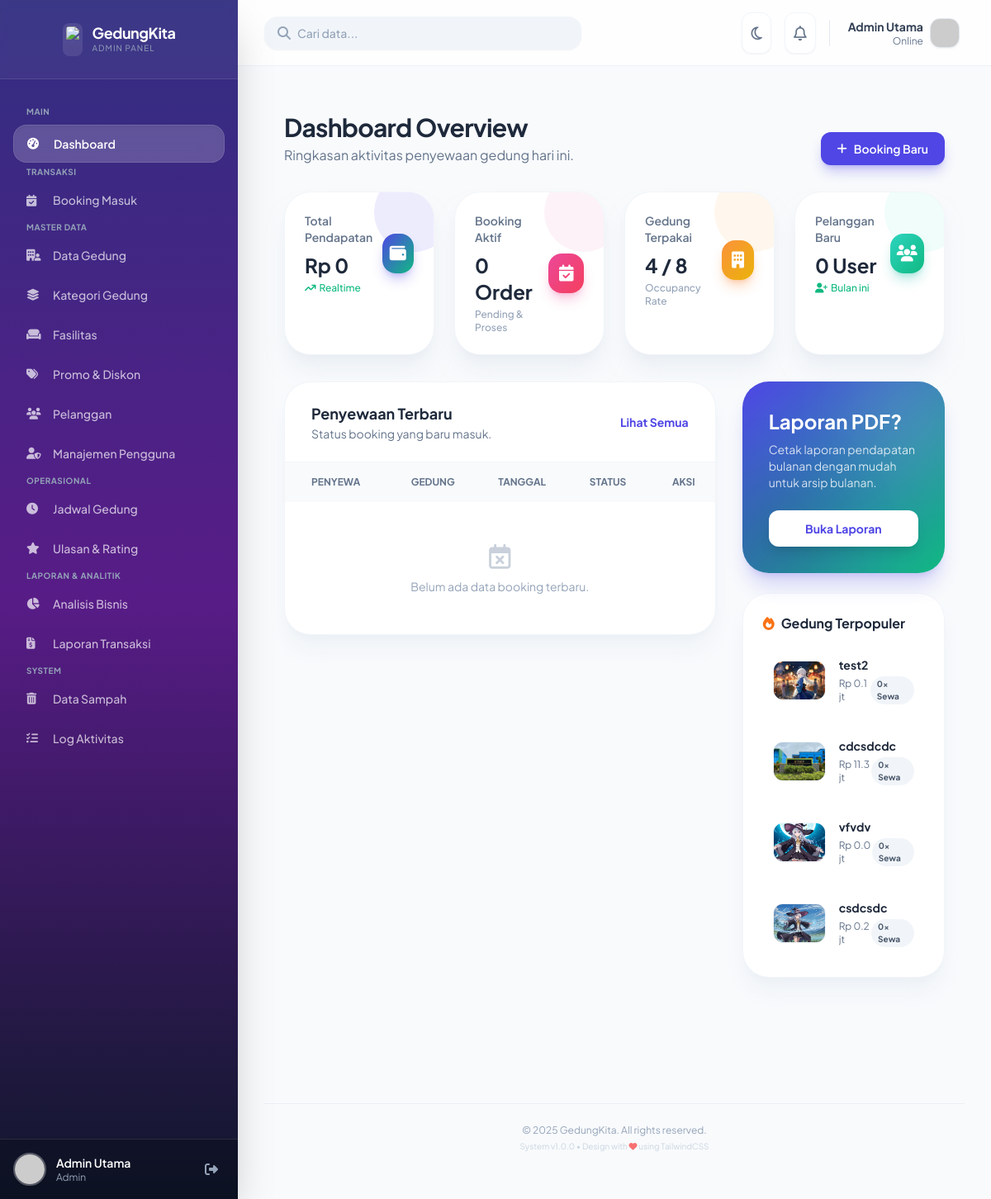
Screenshot of /admin/data/dashboard/ (signed in) with the database file from the repository.
### tables this page shows
CREATE TABLE `gedung` (
  `id` int(11) NOT NULL,
  `nama` varchar(150) NOT NULL,
  `deskripsi` text,
  `harga_per_hari` decimal(12,2) NOT NULL,
  `luas_m2` int(11) DEFAULT NULL,
  `kapasitas_orang` int(11) DEFAULT NULL,
  `alamat_lengkap` text,
  `status` enum('tersedia','maintenance','full_booked') DEFAULT 'tersedia',
  `foto_utama` varchar(255) DEFAULT NULL,
  `created_by` int(11) DEFAULT NULL,
  `created_at` timestamp NULL DEFAULT CURRENT_TIMESTAMP,
  `deleted_at` timestamp NULL DEFAULT NULL,
  `kategori_id` int(11) DEFAULT NULL
);

### config/database.php (called while the page is built, shortened)
<?php
class AutoLogPDO extends PDO {
    #[\ReturnTypeWillChange]
    public function prepare($query, $options = []) {
        return new AutoLogStatement(parent::prepare($query, $options), $query, $this);
    }
}
class AutoLogStatement {
    private $stmt;
    private $queryString;
    public function __construct($stmt, $queryString, $pdo) {
        $this->stmt = $stmt;
        $this->queryString = $queryString;
    }
    public function __call($method, $args) {
        return call_user_func_array([$this->stmt, $method], $args);
    }
    #[\ReturnTypeWillChange]
    public function execute($params = null) {
        try {
            $result = $this->stmt->execute($params);
        } catch (Exception $e) {
            throw $e;
        }
        return $result;
    }
    private function logActivity($params) {
        $sql = trim($this->queryString);
        $parts = explode(' ', $sql);
        $firstWord = isset($parts[0]) ? strtoupper($parts[0]) : '';
        if (!in_array($firstWord, ['INSERT', 'UPDATE', 'DELETE'])) return;
    }
}
?>

### admin/data/dashboard/index.php (the view, shortened to what this page needs)
<?php
require_once __DIR__ . '/../../../config/database.php';
$conn = getDB();
$sqlPendapatan = "SELECT SUM(total_bayar) as total
                  FROM booking
                  WHERE status IN ('paid', 'selesai')
                  AND deleted_at IS NULL";
$pendapatan = $conn->query($sqlPendapatan)->fetchColumn() ?? 0;
$sqlBookingAktif = "SELECT COUNT(*) FROM booking
                    WHERE status IN ('pending', 'disetujui', 'paid')
                    AND deleted_at IS NULL";
$bookingAktif = $conn->query($sqlBookingAktif)->fetchColumn() ?? 0;
$totalGedung = $conn->query("SELECT COUNT(*) FROM gedung WHERE deleted_at IS NULL")->fetchColumn();
$gedungTerpakai = $conn->query("SELECT COUNT(*) FROM gedung WHERE status != 'tersedia' AND deleted_at IS NULL")->fetchColumn();
$sqlPelanggan = "SELECT COUNT(*) FROM users
                 WHERE role = 'penyewa'
                 AND MONTH(created_at) = MONTH(CURRENT_DATE())
                 AND YEAR(created_at) = YEAR(CURRENT_DATE())
                 AND deleted_at IS NULL";
$pelangganBaru = $conn->query($sqlPelanggan)->fetchColumn() ?? 0;
$sqlTerbaru = "SELECT b.*, u.nama_lengkap, g.nama as nama_gedung
               FROM booking b
               LEFT JOIN users u ON b.penyewa_id = u.id
               LEFT JOIN gedung g ON b.gedung_id = g.id
               WHERE b.deleted_at IS NULL
               ORDER BY b.created_at DESC LIMIT 5";
$stmtTerbaru = $conn->query($sqlTerbaru);
$bookings = $stmtTerbaru->fetchAll(PDO::FETCH_ASSOC);
$sqlPopuler = "SELECT g.*,
              (SELECT COUNT(*) FROM booking b WHERE b.gedung_id = g.id AND b.status = 'selesai') as total_sewa
              FROM gedung g
              WHERE g.deleted_at IS NULL
              ORDER BY total_sewa DESC LIMIT 4";
$stmtPopuler = $conn->query($sqlPopuler);
$gedungPopuler = $stmtPopuler->fetchAll(PDO::FETCH_ASSOC);
require_once __DIR__ . '/../../../includes/admin/header_admin.php';
?>
<div class="p-6 max-w-[1600px] mx-auto pb-24" x-data="{ loaded: false }" x-init="setTimeout(() => loaded = true, 100)">
    <div class="mb-8 flex flex-col justify-between gap-4 sm:flex-row sm:items-end transition-all duration-500"
         :class="loaded ? 'opacity-100 translate-y-0' : 'opacity-0 translate-y-4'">
        <div>
            <h2 class="text-3xl font-bold text-slate-800 dark:text-white tracking-tight">Dashboard Overview</h2>
            <p class="mt-1 text-slate-500 dark:text-slate-400">Ringkasan aktivitas penyewaan gedung hari ini.</p>
        </div>
        <div class="flex gap-2">
            <a href="/situs-rental-gedung/admin/data/booking/" class="flex items-center gap-2 rounded-xl bg-primary px-5 py-2.5 text-sm font-semibold text-white shadow-lg shadow-primary/30 hover:brightness-110 hover:translate-y-[-2px] transition-all">
                <i class="fa-solid fa-plus"></i> Booking Baru
            </a>
        </div>
    </div>
    <div class="grid grid-cols-1 gap-6 sm:grid-cols-2 lg:grid-cols-4 mb-8 transition-all duration-500 delay-100"
         :class="loaded ? 'opacity-100 translate-y-0' : 'opacity-0 translate-y-4'">
        <div class="relative overflow-hidden rounded-[2rem] bg-white dark:bg-slate-800 p-6 shadow-xl shadow-slate-200/50 dark:shadow-none border border-slate-100 dark:border-slate-700 group hover:shadow-2xl hover:shadow-primary/20 transition-all duration-300">
            <div class="absolute -right-6 -top-6 h-24 w-24 rounded-full bg-primary/10 dark:bg-primary/20 transition-all group-hover:scale-150 group-hover:bg-primary/20 dark:group-hover:bg-primary/30"></div>
            <div class="relative z-10 flex items-center justify-between">
                <div>
                    <p class="text-sm font-semibold text-slate-500 dark:text-slate-400">Total Pendapatan</p>
                    <h3 class="mt-2 text-2xl font-bold text-slate-800 dark:text-white">Rp <?= number_format($pendapatan, 0, ',', '.') ?></h3>
                    <p class="mt-1 text-xs font-medium text-emerald-500 flex items-center gap-1">
                        <i class="fa-solid fa-arrow-trend-up"></i> Realtime
                    </p>
                </div>
                <div class="flex h-12 w-12 items-center justify-center rounded-2xl bg-gradient-to-br from-primary to-secondary text-white shadow-lg shadow-primary/30">
                    <i class="fa-solid fa-wallet text-xl"></i>
                </div>
            </div>
        </div>
        <div class="relative overflow-hidden rounded-[2rem] bg-white dark:bg-slate-800 p-6 shadow-xl shadow-slate-200/50 dark:shadow-none border border-slate-100 dark:border-slate-700 group hover:shadow-2xl hover:shadow-pink-100/50 dark:hover:shadow-none transition-all duration-300">
            <div class="absolute -right-6 -top-6 h-24 w-24 rounded-full bg-pink-50 dark:bg-pink-900/20 transition-all group-hover:scale-150 group-hover:bg-pink-100 dark:group-hover:bg-pink-900/30"></div>
            <div class="relative z-10 flex items-center justify-between">
                <div>
                    <p class="text-sm font-semibold text-slate-500 dark:text-slate-400">Booking Aktif</p>
                    <h3 class="mt-2 text-2xl font-bold text-slate-800 dark:text-white"><?= $bookingAktif ?> Order</h3>
                    <p class="mt-1 text-xs font-medium text-slate-400 dark:text-slate-500 flex items-center gap-1">
                        Pending & Proses
                    </p>
                </div>
                <div class="flex h-12 w-12 items-center justify-center rounded-2xl bg-gradient-to-br from-pink-500 to-rose-500 text-white shadow-lg shadow-pink-500/30">
                    <i class="fa-solid fa-calendar-check text-xl"></i>
                </div>
            </div>
        </div>
        <div class="relative overflow-hidden rounded-[2rem] bg-white dark:bg-slate-800 p-6 shadow-xl shadow-slate-200/50 dark:shadow-none border border-slate-100 dark:border-slate-700 group hover:shadow-2xl hover:shadow-orange-100/50 dark:hover:shadow-none transition-all duration-300">
            <div class="absolute -right-6 -top-6 h-24 w-24 rounded-full bg-orange-50 dark:bg-orange-900/20 transition-all group-hover:scale-150 group-hover:bg-orange-100 dark:group-hover:bg-orange-900/30"></div>
            <div class="relative z-10 flex items-center justify-between">
                <div>
                    <p class="text-sm font-semibold text-slate-500 dark:text-slate-400">Gedung Terpakai</p>
                    <h3 class="mt-2 text-2xl font-bold text-slate-800 dark:text-white"><?= $gedungTerpakai ?> / <?= $totalGedung ?></h3>
                    <p class="mt-1 text-xs font-medium text-slate-400 dark:text-slate-500">
                        Occupancy Rate
                    </p>
                </div>
                <div class="flex h-12 w-12 items-center justify-center rounded-2xl bg-gradient-to-br from-orange-400 to-yellow-500 text-white shadow-lg shadow-orange-500/30">
                    <i class="fa-solid fa-building text-xl"></i>
                </div>
            </div>
        </div>
        <div class="relative overflow-hidden rounded-[2rem] bg-white dark:bg-slate-800 p-6 shadow-xl shadow-slate-200/50 dark:shadow-none border border-slate-100 dark:border-slate-700 group hover:shadow-2xl hover:shadow-teal-100/50 dark:hover:shadow-none transition-all duration-300">
            <div class="absolute -right-6 -top-6 h-24 w-24 rounded-full bg-teal-50 dark:bg-teal-900/20 transition-all group-hover:scale-150 group-hover:bg-teal-100 dark:group-hover:bg-teal-900/30"></div>
            <div class="relative z-10 flex items-center justify-between">
                <div>
                    <p class="text-sm font-semibold text-slate-500 dark:text-slate-400">Pelanggan Baru</p>
                    <h3 class="mt-2 text-2xl font-bold text-slate-800 dark:text-white"><?= $pelangganBaru ?> User</h3>
                    <p class="mt-1 text-xs font-medium text-emerald-500 flex items-center gap-1">
                        <i class="fa-solid fa-user-plus"></i> Bulan ini
                    </p>
                </div>
                <div class="flex h-12 w-12 items-center justify-center rounded-2xl bg-gradient-to-br from-teal-400 to-emerald-500 text-white shadow-lg shadow-teal-500/30">
                    <i class="fa-solid fa-users text-xl"></i>
                </div>
            </div>
        </div>
    </div>
    <div class="grid grid-cols-1 lg:grid-cols-3 gap-8 mb-8 transition-all duration-500 delay-200"
         :class="loaded ? 'opacity-100 translate-y-0' : 'opacity-0 translate-y-4'">
        <div class="lg:col-span-2 flex flex-col gap-6">
            <div class="rounded-[2rem] bg-white dark:bg-slate-800 shadow-xl shadow-slate-200/40 dark:shadow-none border border-slate-100 dark:border-slate-700 overflow-hidden transition-colors duration-300">
                <div class="flex items-center justify-between px-8 py-6 border-b border-slate-100 dark:border-slate-700">
                    <div>
                        <h3 class="text-lg font-bold text-slate-800 dark:text-white">Penyewaan Terbaru</h3>
                        <p class="text-sm text-slate-500 dark:text-slate-400">Status booking yang baru masuk.</p>
                    </div>
                    <a href="/situs-rental-gedung/admin/data/booking/" class="text-sm font-bold text-primary hover:text-secondary hover:underline transition-colors">Lihat Semua</a>
                </div>
                <div class="overflow-x-auto">
                    <table class="w-full text-left text-sm text-slate-600 dark:text-slate-300">
                        <thead class="bg-slate-50 dark:bg-slate-700/50 text-xs uppercase text-slate-500 dark:text-slate-400 font-bold">
                            <tr>
                                <th class="px-8 py-4">Penyewa</th>
                                <th class="px-6 py-4">Gedung</th>
                                <th class="px-6 py-4">Tanggal</th>
                                <th class="px-6 py-4">Status</th>
                                <th class="px-6 py-4 text-right">Aksi</th>
                            </tr>
                        </thead>
                        <tbody class="divide-y divide-slate-100 dark:divide-slate-700">
                            <?php if (empty($bookings)): ?>
                            <tr>
                                <td colspan="5" class="px-8 py-12 text-center text-slate-400 dark:text-slate-500">
                                    <div class="flex flex-col items-center">
                                        <i class="fa-regular fa-calendar-xmark text-3xl mb-2 opacity-50"></i>
                                        <p>Belum ada data booking terbaru.</p>
                                    </div>
                                </td>
                            </tr>
                            <?php endif; ?>
                        </tbody>
                    </table>
                </div>
            </div>
        </div>
        <div class="flex flex-col gap-6">
            <div class="relative overflow-hidden rounded-[2rem] bg-gradient-to-br from-primary to-secondary p-8 text-white shadow-xl shadow-primary/20 dark:shadow-none">
                <div class="absolute -right-10 -top-10 h-40 w-40 rounded-full bg-white/10 blur-2xl"></div>
                <h3 class="text-2xl font-bold relative z-10">Laporan PDF?</h3>
                <p class="mt-2 text-white/80 text-sm relative z-10">Cetak laporan pendapatan bulanan dengan mudah untuk arsip bulanan.</p>
                <a href="/situs-rental-gedung/admin/laporan/" class="inline-block mt-6 w-full rounded-xl bg-white py-3 text-sm font-bold text-center text-primary hover:bg-slate-50 transition-colors shadow-lg relative z-10">
                    Buka Laporan
                </a>
            </div>
            <div class="rounded-[2rem] bg-white dark:bg-slate-800 shadow-xl shadow-slate-200/40 dark:shadow-none border border-slate-100 dark:border-slate-700 p-6 transition-colors duration-300">
                <h3 class="font-bold text-slate-800 dark:text-white mb-4 flex items-center gap-2">
                    <i class="fa-solid fa-fire text-orange-500"></i> Gedung Terpopuler
                </h3>
                <div class="space-y-4">
                    <?php if (empty($gedungPopuler)): ?>
                        <p class="text-sm text-slate-400 text-center py-4">Belum ada data statistik.</p>
                    <?php else: ?>
                        <?php foreach($gedungPopuler as $g): ?>
                        <div class="flex items-center gap-4 p-3 rounded-2xl hover:bg-slate-50 dark:hover:bg-slate-700/50 transition-colors group cursor-default">
                            <div class="h-12 w-16 rounded-xl bg-slate-200 dark:bg-slate-700 overflow-hidden relative border border-slate-100 dark:border-slate-600 shrink-0">
                                 <?php if(!empty($g['foto_utama'])): ?>
                                    <img src="/situs-rental-gedung/<?= $g['foto_utama'] ?>" class="h-full w-full object-cover" alt="">
                                 <?php else: ?>
                                    <div class="flex h-full w-full items-center justify-center text-slate-400"><i class="fa-regular fa-image"></i></div>
                                 <?php endif; ?>
                            </div>
                            <div class="flex-1 overflow-hidden">
                                <h4 class="text-sm font-bold text-slate-800 dark:text-slate-200 group-hover:text-primary transition-colors truncate"><?= htmlspecialchars($g['nama']) ?></h4>
                                <div class="flex justify-between items-center mt-1">
                                    <p class="text-xs text-slate-500 dark:text-slate-400">Rp <?= number_format($g['harga_per_hari']/1000000, 1) ?> jt</p>
                                    <span class="text-[10px] bg-slate-100 dark:bg-slate-700 px-2 py-0.5 rounded-full font-bold text-slate-600 dark:text-slate-300">
                                        <?= $g['total_sewa'] ?>x Sewa
                                    </span>
                                </div>
                            </div>
                        </div>
                        <?php endforeach; ?>
                    <?php endif; ?>
                </div>
            </div>
        </div>
    </div>
</div>
<?php
require_once __DIR__ . '/../../../includes/admin/footer_admin.php';
?>

### rows the page displays
gedung: foto_utama (picture), nama "test2", $g['harga_per_hari']/1000000 "0.1", total_sewa "0"
gedung: foto_utama (picture), nama "cdcsdcdc", $g['harga_per_hari']/1000000 "11.3", total_sewa "0"
gedung: foto_utama (picture), nama "vfvdv", $g['harga_per_hari']/1000000 "0.0", total_sewa "0"
gedung: foto_utama (picture), nama "csdcsdc", $g['harga_per_hari']/1000000 "0.2", total_sewa "0"

### other values shown
$settings['nama_website'] "GedungKita"
$userName "Admin Utama"
$userRole "Admin"
$pendapatan "0"
$bookingAktif "0"
$gedungTerpakai "4"
$totalGedung "8"
$pelangganBaru "0"
$settings['footer_copyright'] "© 2025 GedungKita. All rights reserved."
